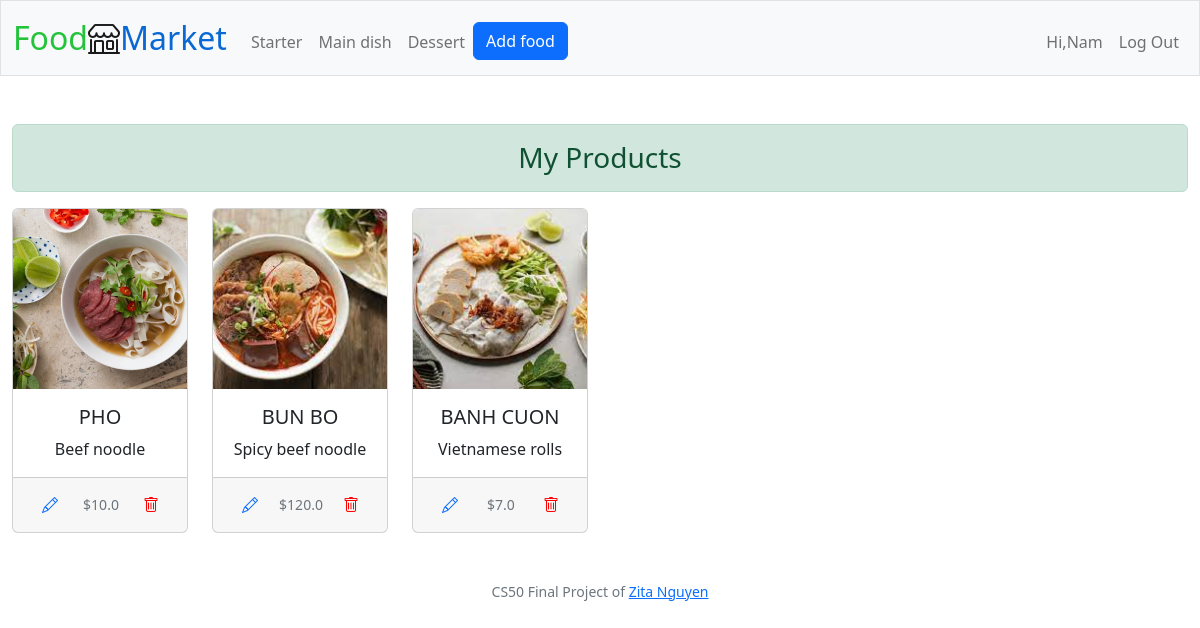
/display (signed in), run on an earlier commit of the app's database.
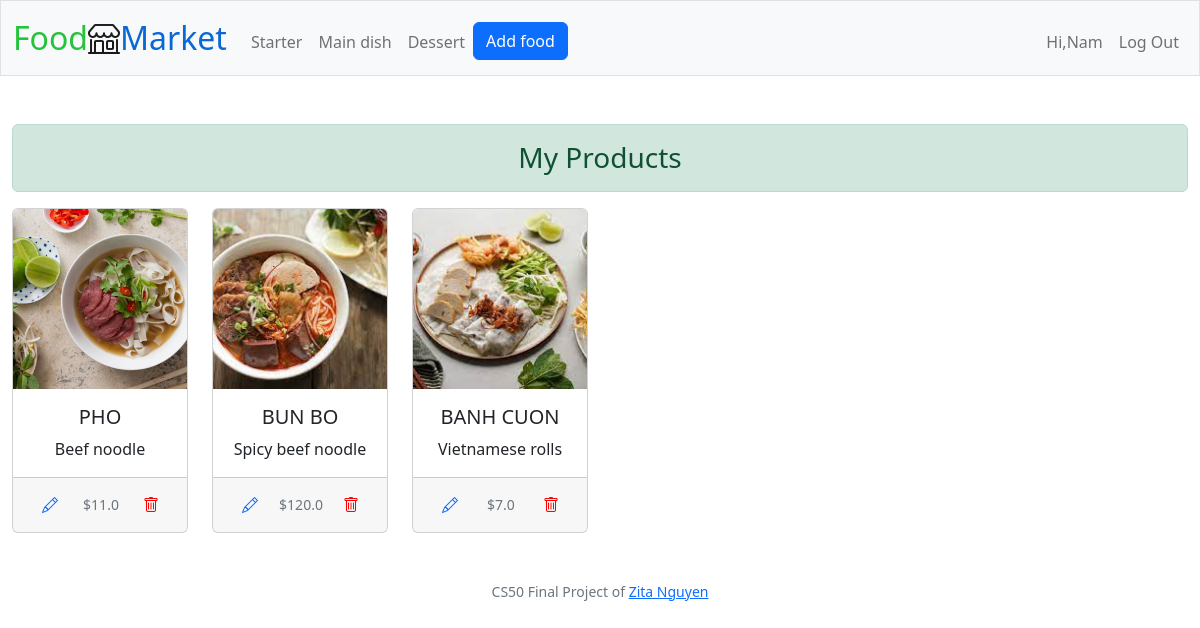
And on a later commit of the database.
### tables this page shows
CREATE TABLE food (
id INTEGER PRIMARY KEY AUTOINCREMENT, 
category TEXT NOT NULL,
name TEXT NOT NULL,
photo BLOB NOT NULL,
description TEXT NOT NULL,
price REAL NOT NULL,
date DATETIME NOT NULL,
user_id INTEGER NOT NULL,
FOREIGN KEY (user_id) REFERENCES users (id)
);

### app.py (the view)
@app.route("/display", methods=["GET"])
@login_required
@role_required
def display():
    return sellers.display_products()

### app.py (called while the page is built)
@app.after_request
def after_request(response):
    response.headers["Cache-Control"] = "no-cache, no-store, must-revalidate"
    response.headers["Expires"] = 0
    response.headers["Pragma"] = "no-cache"
    return response

### helpers.py (called while the page is built)
def login_required(f):
    @wraps(f)
    def decorated_function(*args, **kwargs):
        if session.get("user_id") is None:
            return redirect("/login")
        return f(*args, **kwargs)
    return decorated_function

def role_required(f):
    @wraps(f)
    def decorated_function(*args, **kwargs):
        if session.get("user_role") != "seller":
            return redirect("/")
        return f(*args, **kwargs)
    return decorated_function

### queries.py (called while the page is built)
def query_get_seller_products(user_id):
    conn = sqlite3.connect("market.db")
    c = conn.cursor()
    c.execute("SELECT * FROM food WHERE user_id = ?", (user_id,))
    products = c.fetchall()
    return products

### sellers.py (called while the page is built)
def display_products():
    products = query_get_seller_products(session["user_id"])
    return render_template("display_products.html", products=products)

### templates/display_products.html (shortened to what this page needs)
{% extends "layout.html" %}
{% block main %}
<div class="alert alert-success text-center h3" role="alert">
    My Products
</div>
<div class="row row-cols-1 row-cols-lg-6 row-cols-md-3 g-4">
    {% for product in products %}
    <div class="col">
      <div class="card h-100">
        <img src="{{url_for('static', filename='photos/' + product[3])}}" class="card-img-top" alt="...">
        <div class="card-body">
          <h5 class="card-title">{{ product[2] }}</h5>
          <p class="card-text">{{ product[4] }}</p>
        </div>
        <div class="card-footer d-flex justify-content-between align-items-center">
          <form action="/modify/{{ product[0] }}" method="get">
            <button type="submit" class="btn btn-link"><span class="bi bi-pencil"></span></button>
          </form>
          <small class="text-muted">${{ product[5] }}</small>
          <form action="/delete/{{ product[0] }}" method="post">
            <button type="submit" style="color: red; border: none;" class="btn"><span class="bi bi-trash"></span></button>
          </form>
        </div>
      </div>
    </div>
    {% endfor %}
</div>
{% endblock %}

### templates/layout.html (shortened to what this page needs)
<!DOCTYPE html>
<html lang="en">
    <head>
        <link href="https://cdn.jsdelivr.net/npm/bootstrap@5.2.0-beta1/dist/css/bootstrap.min.css" rel="stylesheet">
        <link rel="stylesheet" href="https://cdn.jsdelivr.net/npm/bootstrap-icons@1.8.3/font/bootstrap-icons.css">
        <link href="/static/styles.css" rel="stylesheet">
    </head>
    <body>
        <nav class="bg-light border navbar navbar-expand-md navbar-light">
            <div class="container-fluid">
                <a class="navbar-brand" href="/"><span class="green">Food</span><i class="bi bi-shop"></i><span class="blue">Market</span></a>
                <div class="collapse navbar-collapse" id="navbar">
                    {% if session["user_id"] %}
                        <ul class="navbar-nav me-auto mt-2">
                            <li class="nav-item"><a class="nav-link" href="">Starter</a></li>
                            <li class="nav-item"><a class="nav-link" href="">Main dish</a></li>
                            <li class="nav-item"><a class="nav-link" href="">Dessert</a></li>
                            {% if session["user_role"] == "seller" %}
                            <li class="nav-item"><a class="btn btn-primary" role="button" href="/add">Add food</a></li>
                            {% endif %}
                        </ul>
                        <ul class="navbar-nav ms-auto mt-2">
                            <li class="nav-item"><a class="nav-link" href="/display">Hi,{{ session["user_name"].capitalize() }}</a></li>
                            <li class="nav-item"><a class="nav-link" href="/logout">Log Out</a></li>
                        </ul>
                    {% else %}
                        <ul class="navbar-nav ms-auto mt-2">
                            <li class="nav-item"><a class="nav-link" href="/register">Register</a></li>
                            <li class="nav-item"><a class="nav-link" href="/login">Log In</a></li>
                        </ul>
                    {% endif %}
                </div>
            </div>
        </nav>
        <main class="container-fluid py-5 text-center">
            {% block main %}{% endblock %}
        </main>
        <footer class="mb-5 small text-center text-muted">
            CS50 Final Project of <a href="https://github.com/ZitaNguyen">Zita Nguyen</a>
        </footer>
    </body>
</html>

### static/styles.css (style rules this page uses)
nav .navbar-brand { font-size: xx-large; }
nav .navbar-brand .green { color: #23c33b; }
nav .navbar-brand .blue { color: #0a68d4; }
.card-img-top { width: 100%; height: 15vw; object-fit: cover; }
.card-title { text-transform: uppercase; }

What changed in the data, as far as the page shows it:
changed food "PHO": price "10.0" → "11.0"
